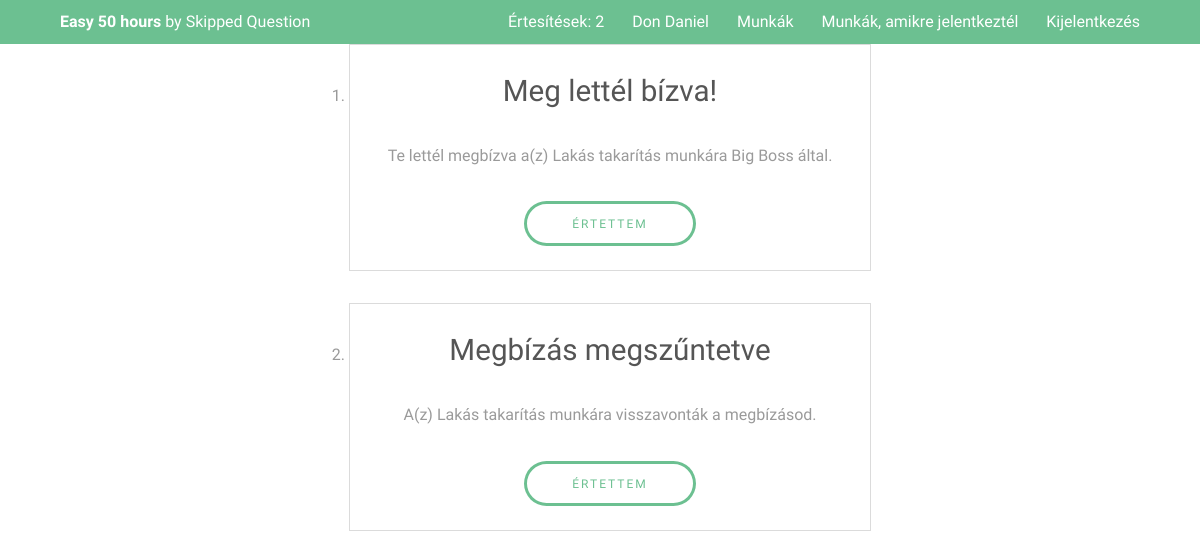
/Notificationes.php (signed in), run on an earlier commit of the app's database.
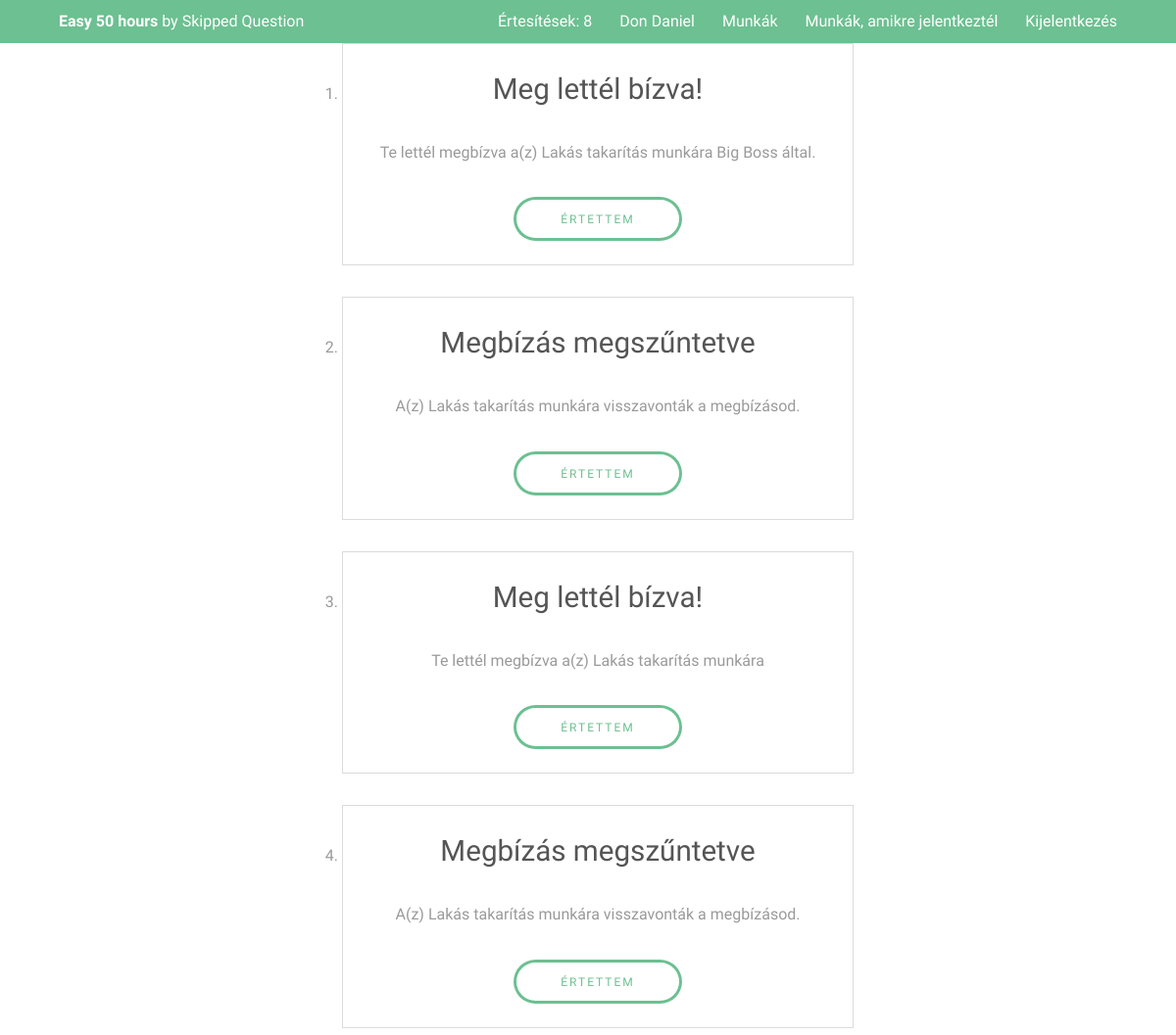
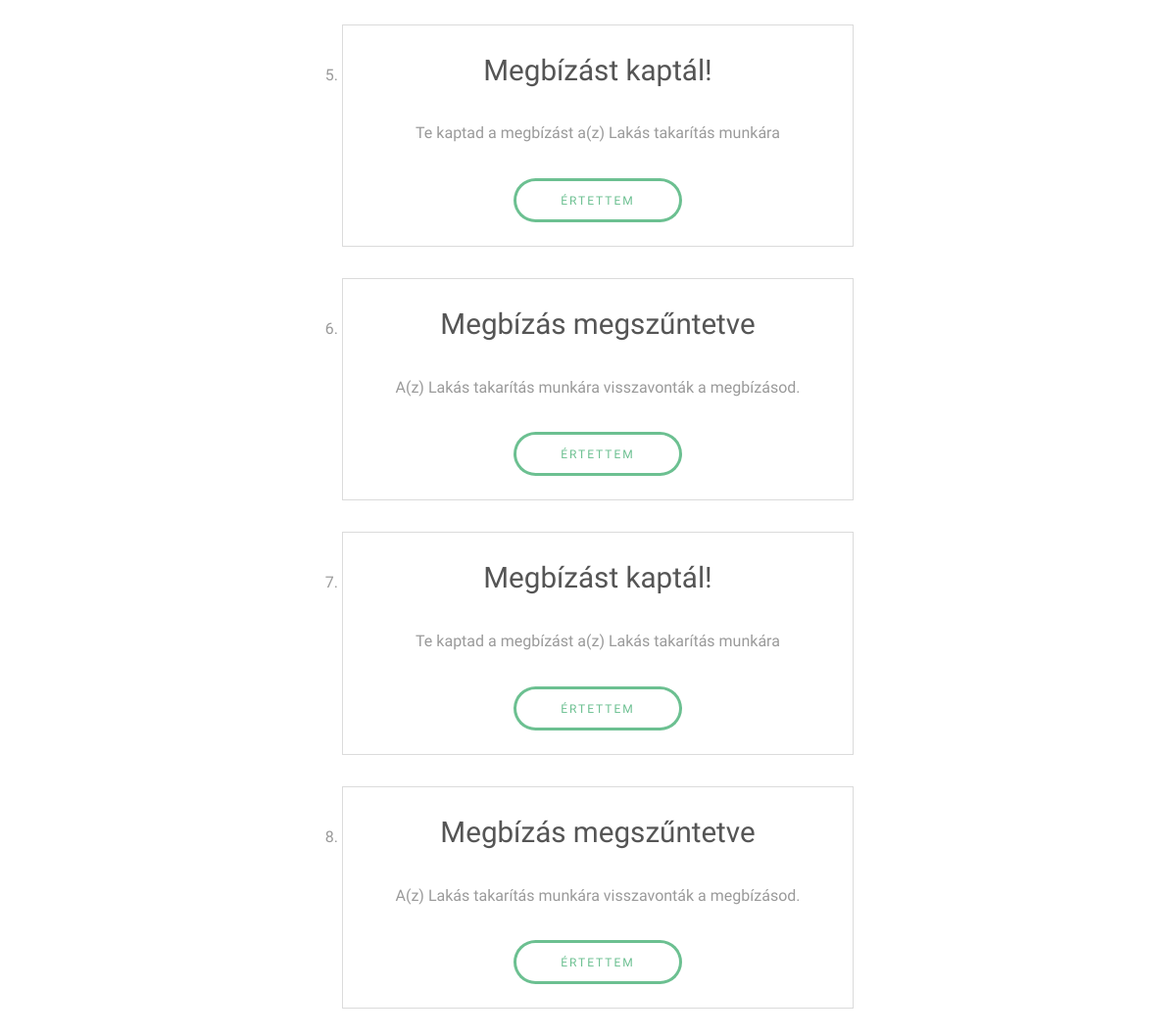
And on a later commit of the database (2 pictures, top to bottom).
### tables this page shows
CREATE TABLE IF NOT EXISTS `felhasznalok` (
  `id` int(11) NOT NULL AUTO_INCREMENT,
  `keresztnev` varchar(255) NOT NULL,
  `vezeteknev` varchar(255) NOT NULL,
  `email` varchar(255) NOT NULL,
  `jelszo` varchar(255) NOT NULL,
  `email_megerosito` varchar(255) NOT NULL,
  `profil_kep_allapot` int(11) NOT NULL DEFAULT '0',
  `felhasznalo_tipus` tinyint(4) NOT NULL,
  `telefonszam` varchar(50) DEFAULT NULL,
  `facebook_id` varchar(255) DEFAULT NULL,
  `bemutatkozas` text,
  `iskola_id` int(11) DEFAULT NULL,
  `diakigazolvany_szam` varchar(255) DEFAULT NULL,
  `oraszam` int(11) DEFAULT NULL,
  PRIMARY KEY (`id`),
  KEY `iskola_id` (`iskola_id`)
);

CREATE TABLE IF NOT EXISTS `ertesitesek` (
  `ertesitett_id` int(11) NOT NULL,
  `cim` varchar(255) NOT NULL,
  `tartalom` text NOT NULL,
  `feltoltve` datetime NOT NULL DEFAULT CURRENT_TIMESTAMP,
  `id` int(11) NOT NULL AUTO_INCREMENT,
  PRIMARY KEY (`id`),
  KEY `ertesitett_id` (`ertesitett_id`)
);

### Classes/Dbh.php (called while the page is built, shortened)
<?php
class Dbh{
    public function connect(){
        $this->dbServername = "localhost";
        $this->dbUsername = "root";
        $this->password = "";
        $this->dbName = "code4good";
        $this->charset = "utf8mb4";
        try{
        $dsn = 'mysql:host='.$this->dbServername.';dbname='.$this->dbName.';charset='.$this->charset;
        $pdo = new PDO($dsn , $this->dbUsername , $this->password);
        $pdo->setAttribute(PDO::ATTR_ERRMODE, PDO::ERRMODE_EXCEPTION);
        return $pdo;
        }
        catch(PDOException $e){
            echo 'Connection failed: '.$e->getMessage();
        }
    }
}

### Classes/Person.php (called while the page is built, shortened)
<?php
abstract class Person extends Dbh{
    public $id;
    public function setId($id){
        $this->id = $id;
    }
    public function setFirstName($firstName){
        $this->firstName = $firstName;
    }
    public function setLastName($lastName){
        $this->lastName = $lastName;
    }
    public function setUserType($userType){
        $this->userType = $userType;
    }
    public function setAllFromDB(){
        $sqlPerson = $this->connect()->prepare("SELECT * FROM felhasznalok WHERE id = ? ;");
        $sqlPerson->execute([$this->id]);
        $person = $sqlPerson->fetch();
        return $person;
    }
    public static function createPerson($id){
        $pdo = new Dbh;
        $sqlUserType = $pdo->connect()->prepare("SELECT felhasznalo_tipus FROM felhasznalok WHERE id = ? ;");
        $sqlUserType->execute([$id]);
        $userType = $sqlUserType->fetch();
        if($userType['felhasznalo_tipus'] === '0'){
            $student = new Student;
            $student->setId($id);
            return $student;
        }
        else if($userType['felhasznalo_tipus'] === '1'){
            $employer = new Employer;
            $employer->setId($id);
            return $employer;
        }
    }
}

### Classes/Student.php (called while the page is built, shortened)
<?php
class Student extends Person{
    public function setAllFromDB(){
        $person = parent::setAllFromDB();
    }
}

### Classes/Notification.php (called while the page is built, shortened)
<?php
class Notification extends Dbh{
    public $id;
    public function setId($id){
        $this->id = $id;
    }
    public function setTitle($title){
        $this->title = $title;
    }
    public function setContent($content){
        $this->content = $content;
    }
    public function setAllFromDB(){
        $sqlNotification = $this->connect()->prepare("SELECT * FROM ertesitesek WHERE id = ? ;");
        $sqlNotification->execute([$this->id]);
        $notification = $sqlNotification->fetch();
    }
}

### Notificationes.php (the view, shortened to what this page needs)
<?php
include_once 'Header.php';
include_once 'Classes/Notification.php';
if(count($user->notificationIds) === 0){
    ?>
<h3 class="align-center inner"><u><i>Mindennel naprakész vagy!</i></u><h3>
    <?php
}
    else{
?>
    <ol class="6u 9u$(small) inner align-center">
<?php
    foreach($user->notificationIds as $notificationId){
        $notification = new Notification;
        $notification->setId($notificationId);
        $notification->setAllFromDB();
    ?>
    <li class="inner box">
        <h2><?= $notification->title ?></h2>
        <p><?= $notification->content ?></p>
        <form action="Handlers/Kill_Notification_Handler.php" metho="GET">
            <input type="submit" name="submit" value="Értettem">
        </form>
    </li>
    <?php
    }
     ?>
    </ol>
    <?php
}
include_once 'Footer.php';

### Header.php (shortened to what this page needs)
<?php
include_once 'Classes/Dbh.php';
include_once 'Classes/Person.php';
include_once 'Classes/Student.php';
$bodyClass = "subpage";
$homePage = 'Welcome.php';
if(isset($_SESSION['userId'])){
    $user = Person::createPerson($_SESSION['userId']);
    $user->setAllFromDB();
    $user->setNotificationIds();
    $numberOfNotificationes = count($user->notificationIds);
}
?>
<!DOCTYPE HTML>
<html>
	<head>
		<link rel="stylesheet" href="assets/css/main.css" />
	</head>
	<body class="<?= $bodyClass; ?>" >
			<header id="header">
				<div class="inner">
					<a href="<?= $homePage ?>" class="logo"><strong>Easy 50 hours</strong> by Skipped Question</a>
                        <nav id="nav">
                            <?php
                                if(!isset($user)){
                            ?>
                                <a href="Login.php">Bejelnetkezés</a>
                                <a href="Diak_Registration.php">Diák vagyok</a>
                                <a href="Munkaado_Registration.php">Munkaadó vagyok</a>
                            <?php
                                }
                                else if(isset($user)){
                            ?>
                                    <a href="Notificationes.php">Értesítések: <?= $numberOfNotificationes?></a>
                                    <a href="Profile.php?id=<?= $user->id ?>"><?= $user->lastName ?> <?= $user->firstName ?></a>
                                    <?php
                                        if($user->userType === '1'){
                                    ?>
                                    <a href="Munkaado_My_Jobs.php">Ajánlataim</a>
                                    <?php
                                        }
                                        else if($user->userType === '0'){
                                    ?>
                                    <a href="Browse_Jobs.php">Munkák</a>
                                    <a href="Welcome.php">Munkák, amikre jelentkeztél</a>
                                    <?php
                                        }
                                    ?>
                                    <a href="Handlers/Logout_Handler.php">Kijelentkezés</a>
                            <?php
                                }
                            ?>
                        </nav>
				</div>
			</header>

### Footer.php (shortened to what this page needs)
	</body>
</html>

### assets/css/main.css (style rules this page uses)
html, body, div, span, applet, object, iframe, h1, h2, h3, h4, h5, h6, p, blockquote, pre, a, abbr, acronym, address, big, cite, code, del, dfn, em, img, ins, kbd, q, s, samp, small, strike, strong, sub, sup, tt, var, b, u, i, center, dl, dt, dd, ol, ul, li, fieldset, form, label, legend, table, caption, tbody, tfoot, thead, tr, th, td, article, aside, canvas, details, embed, figure, figcaption, footer, header, hgroup, menu, nav, output, ruby, section, summary, time, mark, audio, video { margin: 0; padding: 0; border: 0; font-size: 100%; font: inherit; vertical-align: baseline; }
article, aside, details, figcaption, figure, footer, header, hgroup, menu, nav, section { display: block; }
body { line-height: 1; }
ol, ul { list-style: none; }
body { -webkit-text-size-adjust: none; }
*, *:before, *:after { -moz-box-sizing: border-box; -webkit-box-sizing: border-box; box-sizing: border-box; }
.\36 u, .\36 u\24 { width: 50%; clear: none; margin-left: 0; }
body { -ms-overflow-style: scrollbar; }
body { background: #fff; }
body, input, select, textarea { color: #9a9a9a; font-family: "Source Sans Pro", Arial, Helvetica, sans-serif; font-size: 14pt; font-weight: 400; line-height: 1.65; }
@media screen and (max-width: 1680px) { body, input, select, textarea { font-size: 12pt; } }
@media screen and (max-width: 1280px) { body, input, select, textarea { font-size: 12pt; } }
a { color: #6cc091; text-decoration: underline; }
strong, b { color: #555; font-weight: 600; }
p { margin: 0 0 2em 0; }
h1, h2, h3, h4, h5, h6 { color: #555; font-weight: 400; line-height: 1.5; margin: 0 0 1em 0; }
h2 { font-size: 1.85em; font-weight: 300; }
.align-center { text-align: center; }
.inner { max-width: 75em; margin: 0 auto; }
@media screen and (max-width: 1280px) { .inner { max-width: 90%; } }
form { margin: 0 0 2em 0; }
.box { border: solid 1px #dbdbdb; margin-bottom: 2em; padding: 1.5em; }
.box > :last-child, .box > :last-child > :last-child, .box > :last-child > :last-child > :last-child { margin-bottom: 0; }
ol { list-style: decimal; margin: 0 0 2em 0; padding-left: 1.25em; }
ol li { padding-left: 0.25em; }
input[type="submit"], input[type="reset"], input[type="button"], button, .button { -moz-appearance: none; -webkit-appearance: none; -ms-appearance: none; appearance: none; -moz-transition: background-color 0.2s ease-in-out, color 0.2s ease-in-out; -webkit-transition: background-color 0.2s ease-in-out, color 0.2s ease-in-out; -ms-transition: background-color 0.2s ease-in-out, color 0.2s ease-in-out; transition: background-color 0.2s ease-in-out, color 0.2s ease-in-out; background-color: transparent; box-shadow: inset 0 0 0 3px #6cc091; color: #6cc091 !important; border-radius: 30px; border: 0; cursor: pointer; display: inline-block; font-size: .75em; font-weight: 400; height: 3.75em; line-height: 3.85em; letter-spacing: 2px; padding: 0 4em; text-align: center; text-decoration: none; text-transform: uppercase; white-space: nowrap; }
.subpage { padding-top: 44px; }
.subpage #header { background: #6cc091; top: 0; height: 44px; line-height: 44px; position: fixed; }
#header { color: #fff; cursor: default; height: 3.25em; left: 0; line-height: 3.25em; position: absolute; text-align: right; top: 2em; width: 100%; z-index: 10001; }
#header .inner { margin: 0 auto; position: relative; }
#header .logo { color: #ffffff; display: inline-block; font-weight: 400; height: inherit; left: 0; line-height: inherit; margin: 0; padding: 0; position: absolute; top: 0; font-size: 1em; }
#header .logo strong { color: #ffffff; font-weight: 600; }
#header a { -moz-transition: color 0.2s ease-in-out; -webkit-transition: color 0.2s ease-in-out; -ms-transition: color 0.2s ease-in-out; transition: color 0.2s ease-in-out; display: inline-block; padding: 0 0.75em; color: inherit; text-decoration: none; font-size: 1em; }
#header a:last-child { padding-right: 0; }
#navPanel a:not(.close) { border-top: solid 1px #8dcca9; color: #daefe3; font-weight: 600; display: block; padding: 0.75em 0; text-decoration: none; font-weight: 400; }
#navPanel a:not(.close):first-child { border: none; }

What changed in the data, as far as the page shows it:
added ertesitesek: cim "Meg lettél bízva!", tartalom "Te lettél megbízva a(z) Lakás takarítás munkára"
added ertesitesek: cim "Megbízás megszűntetve", tartalom "A(z) Lakás takarítás munkára visszavonták a megbízásod."
added ertesitesek: cim "Megbízást kaptál!", tartalom "Te kaptad a megbízást a(z) Lakás takarítás munkára"
added ertesitesek: cim "Megbízás megszűntetve", tartalom "A(z) Lakás takarítás munkára visszavonták a megbízásod."
added ertesitesek: cim "Megbízást kaptál!", tartalom "Te kaptad a megbízást a(z) Lakás takarítás munkára"
added ertesitesek: cim "Megbízás megszűntetve", tartalom "A(z) Lakás takarítás munkára visszavonták a megbízásod."
Also different on the page:
$numberOfNotificationes: "2" → "8"
